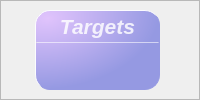
                       <widget class="QFrame" name="frame_10">
                        <property name="frameShape">
                         <enum>QFrame::Shape::StyledPanel</enum>
                        </property>
                        <property name="frameShadow">
                         <enum>QFrame::Shadow::Raised</enum>
                        </property>
                        <layout class="QHBoxLayout" name="horizontalLayout_28">
                         <property name="spacing">
                          <number>6</number>
                         </property>
                         <property name="leftMargin">
                          <number>0</number>
                         </property>
                         <property name="topMargin">
                          <number>5</number>
                         </property>
                         <property name="rightMargin">
                          <number>5</number>
                         </property>
                         <property name="bottomMargin">
                          <number>5</number>
                         </property>
                         <item>
                          <widget class="QFrame" name="Target_QF2">
                           <property name="minimumSize">
                            <size>
                             <width>125</width>
                             <height>80</height>
                            </size>
                           </property>
                           <property name="maximumSize">
                            <size>
                             <width>125</width>
                             <height>80</height>
                            </size>
                           </property>
                           <property name="toolTipDuration">
                            <number>0</number>
                           </property>
                           <property name="styleSheet">
                            <string notr="true">QFrame#Target_QF2{
color: rgb(255, 255, 255);
border-radius: 15px;
background-color: qradialgradient(cx:0, cy:0, radius:1, fx:0.1, fy:0.1, stop:0 #E0C3FC,  stop:1  #9599E2);
border: 1px outset #9599E2;
}
</string>
                           </property>
                           <property name="frameShape">
                            <enum>QFrame::Shape::StyledPanel</enum>
                           </property>
                           <property name="frameShadow">
                            <enum>QFrame::Shadow::Raised</enum>
                           </property>
                           <layout class="QVBoxLayout" name="verticalLayout_24" stretch="0,2,1">
                            <property name="spacing">
                             <number>0</number>
                            </property>
                            <property name="leftMargin">
                             <number>0</number>
                            </property>
                            <property name="topMargin">
                             <number>0</number>
                            </property>
                            <property name="rightMargin">
                             <number>0</number>
                            </property>
                            <property name="bottomMargin">
                             <number>0</number>
                            </property>
                            <item>
                             <widget class="QFrame" name="Target_top2">
                              <property name="styleSheet">
                               <string notr="true">border:none</string>
                              </property>
                              <property name="frameShape">
                               <enum>QFrame::Shape::StyledPanel</enum>
                              </property>
                              <property name="frameShadow">
                               <enum>QFrame::Shadow::Raised</enum>
                              </property>
                              <layout class="QHBoxLayout" name="horizontalLayout_29">
                               <property name="spacing">
                                <number>0</number>
                               </property>
                               <property name="leftMargin">
                                <number>0</number>
                               </property>
                               <property name="topMargin">
                                <number>3</number>
                               </property>
                               <property name="rightMargin">
                                <number>0</number>
                               </property>
                               <property name="bottomMargin">
                                <number>3</number>
                               </property>
                               <item>
                                <widget class="QLabel" name="label_9">
                                 <property name="maximumSize">
                                  <size>
                                   <width>16777215</width>
                                   <height>30</height>
                                  </size>
                                 </property>
                                 <property name="font">
                                  <font>
                                   <family>Segoe UI</family>
                                   <pointsize>16</pointsize>
                                   <italic>true</italic>
                                   <bold>true</bold>
                                  </font>
                                 </property>
                                 <property name="styleSheet">
                                  <string notr="true">color: rgba(255, 255,255, 210);
text-align:center;
font: 700 italic 16pt &quot;Segoe UI&quot;;</string>
                                 </property>
                                 <property name="text">
                                  <string>Targets</string>
                                 </property>
                                 <property name="alignment">
                                  <set>Qt::AlignmentFlag::AlignCenter</set>
                                 </property>
                                 <property name="indent">
                                  <number>0</number>
                                 </property>
                                </widget>
                               </item>
                              </layout>
                             </widget>
                            </item>
                            <item>
                             <widget class="Line" name="line_6">
                              <property name="maximumSize">
                               <size>
                                <width>16777215</width>
                                <height>1</height>
                               </size>
                              </property>
                              <property name="styleSheet">
                               <string notr="true">background-color: rgba(255, 255, 255, 89);</string>
                              </property>
                              <property name="orientation">
                               <enum>Qt::Orientation::Horizontal</enum>
                              </property>
                             </widget>
                            </item>
                            <item>
                             <widget class="QFrame" name="Target_bottom2">
                              <property name="styleSheet">
                               <string notr="true">border:none</string>
                              </property>
                              <property name="frameShape">
                               <enum>QFrame::Shape::StyledPanel</enum>
                              </property>
                              <property name="frameShadow">
                               <enum>QFrame::Shadow::Raised</enum>
                              </property>
                              <layout class="QVBoxLayout" name="verticalLayout_25">
                               <property name="spacing">
                                <number>0</number>
                               </property>
                               <property name="leftMargin">
                                <number>0</number>
                               </property>
                               <property name="topMargin">
                                <number>6</number>
                               </property>
                               <property name="rightMargin">
                                <number>0</number>
                               </property>
                               <property name="bottomMargin">
                                <number>6</number>
                               </property>
                               <item alignment="Qt::AlignmentFlag::AlignTop">
                                <widget class="QLabel" name="Target_num2">
                                 <property name="minimumSize">
                                  <size>
                                   <width>0</width>
                                   <height>30</height>
                                  </size>
                                 </property>
                                 <property name="maximumSize">
                                  <size>
                                   <width>16777215</width>
                                   <height>30</height>
                                  </size>
                                 </property>
                                 <property name="font">
                                  <font>
                                   <family>Microsoft YaHei UI</family>
                                   <pointsize>12</pointsize>
                                   <italic>false</italic>
                                   <bold>false</bold>
                                   <underline>false</underline>
                                  </font>
                                 </property>
                                 <property name="styleSheet">
                                  <string notr="true">color: rgb(255, 255, 255);
font: 12pt &quot;Microsoft YaHei UI&quot;;
</string>
                                 </property>
                                 <property name="text">
                                  <string/>
                                 </property>
                                 <property name="alignment">
                                  <set>Qt::AlignmentFlag::AlignCenter</set>
                                 </property>
                                </widget>
                               </item>
                              </layout>
                             </widget>
                            </item>
                           </layout>
                          </widget>
                         </item>
                        </layout>
                       </widget>
